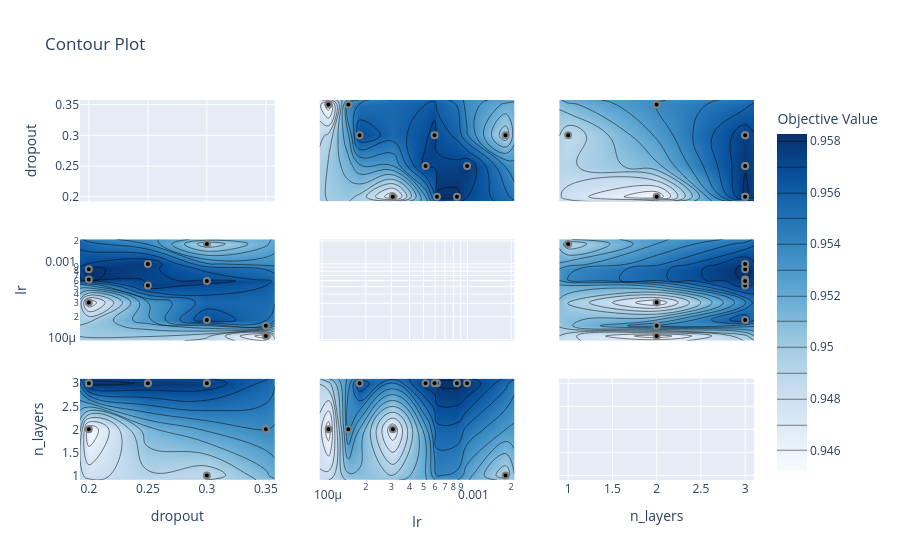

The notebook cell saved with this chart:
### Markdown cell above
## Visualization: Contour Plot (lr × dropout × n_layers)

### Code cell
# Plot the top-3 most important HPs as contour
fig_contour = plot_contour(study, params=['lr', 'dropout', 'n_layers'])
fig_contour.write_html(os.path.join(OUT_DIR, 'contour_plot.html'))
fig_contour.show()

### Figure 1 — Plotly figure (JSON) as saved in the notebook; plotly's stock layout.template omitted (floating-point values rounded to 4 significant figures)
{"data": [{"type": "scatter", "xaxis": "x", "yaxis": "y"}, {"colorbar": {"title": {"text": "Objective Value"}}, "colorscale": [[0, "rgb(247,251,255)"], [0.125, "rgb(222,235,247)"], [0.25, "rgb(198,219,239)"], [0.375, "rgb(158,202,225)"], [0.5, "rgb(107,174,214)"], [0.625, "rgb(66,146,198)"], [0.75, "rgb(33,113,181)"], [0.875, "rgb(8,81,156)"], [1, "rgb(8,48,107)"]], "connectgaps": true, "contours": {"coloring": "heatmap"}, "hoverinfo": "none", "line": {"smoothing": 1.3}, "reversescale": false, "showscale": true, "type": "contour", "x": [0.1925, 0.2, 0.25, 0.3, 0.35, 0.3575], "xaxis": "x4", "y": [9.636e-05, 0.0001109, 0.0001519, 0.0001814, 0.0003071, 0.0005157, 0.000594, 0.0006172, 0.0008471, 0.0009946, 0.001828, 0.002103], "yaxis": "y4", "z": [[NaN, NaN, NaN, NaN, NaN, NaN], [NaN, NaN, NaN, NaN, 0.9452, NaN], [NaN, NaN, NaN, NaN, 0.9541, NaN], [NaN, NaN, NaN, 0.9569, NaN, NaN], [NaN, 0.9461, NaN, NaN, NaN, NaN], [NaN, NaN, 0.9576, NaN, NaN, NaN], [NaN, NaN, NaN, 0.9577, NaN, NaN], [NaN, 0.9581, NaN, NaN, NaN, NaN], [NaN, 0.9583, NaN, NaN, NaN, NaN], [NaN, NaN, 0.9579, NaN, NaN, NaN], [NaN, NaN, NaN, 0.9492, NaN, NaN], [NaN, NaN, NaN, NaN, NaN, NaN]]}, {"marker": {"color": "black", "line": {"color": "Gray", "width": 2}}, "mode": "markers", "name": "Feasible Trial", "showlegend": false, "type": "scatter", "x": [0.2, 0.3, 0.35, 0.2, 0.35, 0.3, 0.2, 0.25, 0.25, 0.3], "xaxis": "x4", "y": [0.0003071, 0.001828, 0.0001519, 0.0006172, 0.0001109, 0.0001814, 0.0008471, 0.0005157, 0.0009946, 0.000594], "yaxis": "y4"}, {"colorbar": {"title": {"text": "Objective Value"}}, "colorscale": [[0, "rgb(247,251,255)"], [0.125, "rgb(222,235,247)"], [0.25, "rgb(198,219,239)"], [0.375, "rgb(158,202,225)"], [0.5, "rgb(107,174,214)"], [0.625, "rgb(66,146,198)"], [0.75, "rgb(33,113,181)"], [0.875, "rgb(8,81,156)"], [1, "rgb(8,48,107)"]], "connectgaps": true, "contours": {"coloring": "heatmap"}, "hoverinfo": "none", "line": {"smoothing": 1.3}, "reversescale": false, "showscale": false, "type": "contour", "x": [0.1925, 0.2, 0.25, 0.3, 0.35, 0.3575], "xaxis": "x7", "y": [0.9, 1, 2, 3, 3.1], "yaxis": "y7", "z": [[NaN, NaN, NaN, NaN, NaN, NaN], [NaN, NaN, NaN, 0.9492, NaN, NaN], [NaN, 0.9461, NaN, NaN, 0.9541, NaN], [NaN, 0.9583, 0.9579, 0.9577, NaN, NaN], [NaN, NaN, NaN, NaN, NaN, NaN]]}, {"marker": {"color": "black", "line": {"color": "Gray", "width": 2}}, "mode": "markers", "name": "Feasible Trial", "showlegend": false, "type": "scatter", "x": [0.2, 0.3, 0.35, 0.2, 0.35, 0.3, 0.2, 0.25, 0.25, 0.3], "xaxis": "x7", "y": [2, 1, 2, 3, 2, 3, 3, 3, 3, 3], "yaxis": "y7"}, {"colorbar": {"title": {"text": "Objective Value"}}, "colorscale": [[0, "rgb(247,251,255)"], [0.125, "rgb(222,235,247)"], [0.25, "rgb(198,219,239)"], [0.375, "rgb(158,202,225)"], [0.5, "rgb(107,174,214)"], [0.625, "rgb(66,146,198)"], [0.75, "rgb(33,113,181)"], [0.875, "rgb(8,81,156)"], [1, "rgb(8,48,107)"]], "connectgaps": true, "contours": {"coloring": "heatmap"}, "hoverinfo": "none", "line": {"smoothing": 1.3}, "reversescale": false, "showscale": false, "type": "contour", "x": [9.636e-05, 0.0001109, 0.0001519, 0.0001814, 0.0003071, 0.0005157, 0.000594, 0.0006172, 0.0008471, 0.0009946, 0.001828, 0.002103], "xaxis": "x2", "y": [0.1925, 0.2, 0.25, 0.3, 0.35, 0.3575], "yaxis": "y2", "z": [[NaN, NaN, NaN, NaN, NaN, NaN, NaN, NaN, NaN, NaN, NaN, NaN], [NaN, NaN, NaN, NaN, 0.9461, NaN, NaN, 0.9581, 0.9583, NaN, NaN, NaN], [NaN, NaN, NaN, NaN, NaN, 0.9576, NaN, NaN, NaN, 0.9579, NaN, NaN], [NaN, NaN, NaN, 0.9569, NaN, NaN, 0.9577, NaN, NaN, NaN, 0.9492, NaN], [NaN, 0.9452, 0.9541, NaN, NaN, NaN, NaN, NaN, NaN, NaN, NaN, NaN], [NaN, NaN, NaN, NaN, NaN, NaN, NaN, NaN, NaN, NaN, NaN, NaN]]}, {"marker": {"color": "black", "line": {"color": "Gray", "width": 2}}, "mode": "markers", "name": "Feasible Trial", "showlegend": false, "type": "scatter", "x": [0.0003071, 0.001828, 0.0001519, 0.0006172, 0.0001109, 0.0001814, 0.0008471, 0.0005157, 0.0009946, 0.000594], "xaxis": "x2", "y": [0.2, 0.3, 0.35, 0.2, 0.35, 0.3, 0.2, 0.25, 0.25, 0.3], "yaxis": "y2"}, {"type": "scatter", "xaxis": "x5", "yaxis": "y5"}, {"colorbar": {"title": {"text": "Objective Value"}}, "colorscale": [[0, "rgb(247,251,255)"], [0.125, "rgb(222,235,247)"], [0.25, "rgb(198,219,239)"], [0.375, "rgb(158,202,225)"], [0.5, "rgb(107,174,214)"], [0.625, "rgb(66,146,198)"], [0.75, "rgb(33,113,181)"], [0.875, "rgb(8,81,156)"], [1, "rgb(8,48,107)"]], "connectgaps": true, "contours": {"coloring": "heatmap"}, "hoverinfo": "none", "line": {"smoothing": 1.3}, "reversescale": false, "showscale": false, "type": "contour", "x": [9.636e-05, 0.0001109, 0.0001519, 0.0001814, 0.0003071, 0.0005157, 0.000594, 0.0006172, 0.0008471, 0.0009946, 0.001828, 0.002103], "xaxis": "x8", "y": [0.9, 1, 2, 3, 3.1], "yaxis": "y8", "z": [[NaN, NaN, NaN, NaN, NaN, NaN, NaN, NaN, NaN, NaN, NaN, NaN], [NaN, NaN, NaN, NaN, NaN, NaN, NaN, NaN, NaN, NaN, 0.9492, NaN], [NaN, 0.9452, 0.9541, NaN, 0.9461, NaN, NaN, NaN, NaN, NaN, NaN, NaN], [NaN, NaN, NaN, 0.9569, NaN, 0.9576, 0.9577, 0.9581, 0.9583, 0.9579, NaN, NaN], [NaN, NaN, NaN, NaN, NaN, NaN, NaN, NaN, NaN, NaN, NaN, NaN]]}, {"marker": {"color": "black", "line": {"color": "Gray", "width": 2}}, "mode": "markers", "name": "Feasible Trial", "showlegend": false, "type": "scatter", "x": [0.0003071, 0.001828, 0.0001519, 0.0006172, 0.0001109, 0.0001814, 0.0008471, 0.0005157, 0.0009946, 0.000594], "xaxis": "x8", "y": [2, 1, 2, 3, 2, 3, 3, 3, 3, 3], "yaxis": "y8"}, {"colorbar": {"title": {"text": "Objective Value"}}, "colorscale": [[0, "rgb(247,251,255)"], [0.125, "rgb(222,235,247)"], [0.25, "rgb(198,219,239)"], [0.375, "rgb(158,202,225)"], [0.5, "rgb(107,174,214)"], [0.625, "rgb(66,146,198)"], [0.75, "rgb(33,113,181)"], [0.875, "rgb(8,81,156)"], [1, "rgb(8,48,107)"]], "connectgaps": true, "contours": {"coloring": "heatmap"}, "hoverinfo": "none", "line": {"smoothing": 1.3}, "reversescale": false, "showscale": false, "type": "contour", "x": [0.9, 1, 2, 3, 3.1], "xaxis": "x3", "y": [0.1925, 0.2, 0.25, 0.3, 0.35, 0.3575], "yaxis": "y3", "z": [[NaN, NaN, NaN, NaN, NaN], [NaN, NaN, 0.9461, 0.9583, NaN], [NaN, NaN, NaN, 0.9579, NaN], [NaN, 0.9492, NaN, 0.9577, NaN], [NaN, NaN, 0.9541, NaN, NaN], [NaN, NaN, NaN, NaN, NaN]]}, {"marker": {"color": "black", "line": {"color": "Gray", "width": 2}}, "mode": "markers", "name": "Feasible Trial", "showlegend": false, "type": "scatter", "x": [2, 1, 2, 3, 2, 3, 3, 3, 3, 3], "xaxis": "x3", "y": [0.2, 0.3, 0.35, 0.2, 0.35, 0.3, 0.2, 0.25, 0.25, 0.3], "yaxis": "y3"}, {"colorbar": {"title": {"text": "Objective Value"}}, "colorscale": [[0, "rgb(247,251,255)"], [0.125, "rgb(222,235,247)"], [0.25, "rgb(198,219,239)"], [0.375, "rgb(158,202,225)"], [0.5, "rgb(107,174,214)"], [0.625, "rgb(66,146,198)"], [0.75, "rgb(33,113,181)"], [0.875, "rgb(8,81,156)"], [1, "rgb(8,48,107)"]], "connectgaps": true, "contours": {"coloring": "heatmap"}, "hoverinfo": "none", "line": {"smoothing": 1.3}, "reversescale": false, "showscale": false, "type": "contour", "x": [0.9, 1, 2, 3, 3.1], "xaxis": "x6", "y": [9.636e-05, 0.0001109, 0.0001519, 0.0001814, 0.0003071, 0.0005157, 0.000594, 0.0006172, 0.0008471, 0.0009946, 0.001828, 0.002103], "yaxis": "y6", "z": [[NaN, NaN, NaN, NaN, NaN], [NaN, NaN, 0.9452, NaN, NaN], [NaN, NaN, 0.9541, NaN, NaN], [NaN, NaN, NaN, 0.9569, NaN], [NaN, NaN, 0.9461, NaN, NaN], [NaN, NaN, NaN, 0.9576, NaN], [NaN, NaN, NaN, 0.9577, NaN], [NaN, NaN, NaN, 0.9581, NaN], [NaN, NaN, NaN, 0.9583, NaN], [NaN, NaN, NaN, 0.9579, NaN], [NaN, 0.9492, NaN, NaN, NaN], [NaN, NaN, NaN, NaN, NaN]]}, {"marker": {"color": "black", "line": {"color": "Gray", "width": 2}}, "mode": "markers", "name": "Feasible Trial", "showlegend": false, "type": "scatter", "x": [2, 1, 2, 3, 2, 3, 3, 3, 3, 3], "xaxis": "x6", "y": [0.0003071, 0.001828, 0.0001519, 0.0006172, 0.0001109, 0.0001814, 0.0008471, 0.0005157, 0.0009946, 0.000594], "yaxis": "y6"}, {"type": "scatter", "xaxis": "x9", "yaxis": "y9"}], "layout": {"title": {"text": "Contour Plot"}, "xaxis": {"anchor": "y", "domain": [0, 0.2889], "matches": "x7", "range": [0.1925, 0.3575], "showticklabels": false}, "xaxis2": {"anchor": "y2", "domain": [0.3556, 0.6444], "matches": "x8", "range": [-4.016, -2.677], "showticklabels": false, "type": "log"}, "xaxis3": {"anchor": "y3", "domain": [0.7111, 1], "matches": "x9", "range": [0.9, 3.1], "showticklabels": false}, "xaxis4": {"anchor": "y4", "domain": [0, 0.2889], "matches": "x7", "range": [0.1925, 0.3575], "showticklabels": false}, "xaxis5": {"anchor": "y5", "domain": [0.3556, 0.6444], "matches": "x8", "range": [-4.016, -2.677], "showticklabels": false, "type": "log"}, "xaxis6": {"anchor": "y6", "domain": [0.7111, 1], "matches": "x9", "range": [0.9, 3.1], "showticklabels": false}, "xaxis7": {"anchor": "y7", "domain": [0, 0.2889], "range": [0.1925, 0.3575], "title": {"text": "dropout"}}, "xaxis8": {"anchor": "y8", "domain": [0.3556, 0.6444], "range": [-4.016, -2.677], "title": {"text": "lr"}, "type": "log"}, "xaxis9": {"anchor": "y9", "domain": [0.7111, 1], "range": [0.9, 3.1], "title": {"text": "n_layers"}}, "yaxis": {"anchor": "x", "domain": [0.7333, 1], "range": [0.1925, 0.3575], "title": {"text": "dropout"}}, "yaxis2": {"anchor": "x2", "domain": [0.7333, 1], "matches": "y", "range": [0.1925, 0.3575], "showticklabels": false}, "yaxis3": {"anchor": "x3", "domain": [0.7333, 1], "matches": "y", "range": [0.1925, 0.3575], "showticklabels": false}, "yaxis4": {"anchor": "x4", "domain": [0.3667, 0.6333], "range": [-4.016, -2.677], "title": {"text": "lr"}, "type": "log"}, "yaxis5": {"anchor": "x5", "domain": [0.3667, 0.6333], "matches": "y4", "range": [-4.016, -2.677], "showticklabels": false, "type": "log"}, "yaxis6": {"anchor": "x6", "domain": [0.3667, 0.6333], "matches": "y4", "range": [-4.016, -2.677], "showticklabels": false, "type": "log"}, "yaxis7": {"anchor": "x7", "domain": [0, 0.2667], "range": [0.9, 3.1], "title": {"text": "n_layers"}}, "yaxis8": {"anchor": "x8", "domain": [0, 0.2667], "matches": "y7", "range": [0.9, 3.1], "showticklabels": false}, "yaxis9": {"anchor": "x9", "domain": [0, 0.2667], "matches": "y7", "range": [0.9, 3.1], "showticklabels": false}}}
